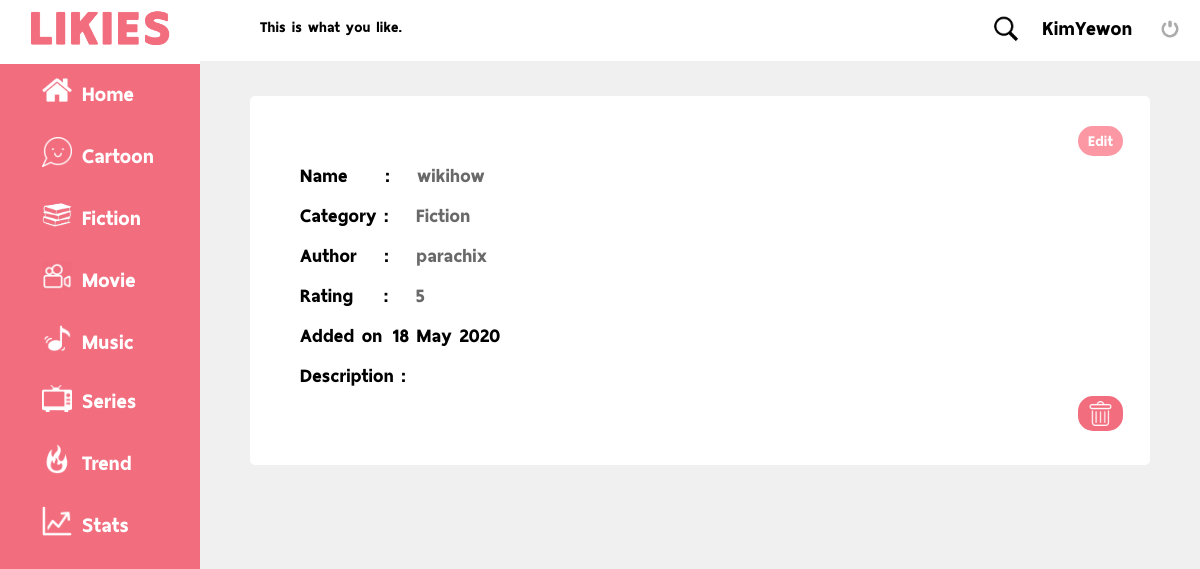
The page /LIKIES/pages.php?uid=0078&eid=0113 (signed in) on the database its author committed.
### tables this page shows
CREATE TABLE `record` (
  `U_ID` int(4) UNSIGNED ZEROFILL NOT NULL,
  `E_ID` int(4) UNSIGNED ZEROFILL NOT NULL,
  `E_date` date NOT NULL,
  `E_detail` varchar(500) DEFAULT NULL,
  `E_pic` varchar(500) DEFAULT NULL,
  `E_rating` int(1) NOT NULL
);

CREATE TABLE `entertainment` (
  `E_ID` int(4) UNSIGNED ZEROFILL NOT NULL,
  `E_name` varchar(100) NOT NULL,
  `C_name` varchar(10) NOT NULL
);

CREATE TABLE `create_by` (
  `E_ID` int(4) UNSIGNED ZEROFILL NOT NULL,
  `C_name` varchar(10) NOT NULL,
  `E_creator` varchar(50) DEFAULT NULL
);

### LIKIES/pages.php (the view, shortened to what this page needs)
<?php
    include('server.php');
?>
<!DOCTYPE html>
<html lang="en">
<head>
    <link rel="stylesheet" href="stylesheet\index.css">
</head>
<body>
    <div class="main">
    <div class="upperbar">
            <div class="logo">
                <a href="index.php">
                    <img alt="logo" src="img/logofix.png" width="140px" >
                </a>
            </div>
            <div class="searchbtn">
                <a href="search.php">
                    <img src="icon/search-black.png" width="28px" >
                </a>
            </div>
            <?php if(isset($_SESSION['username'])) :?>
                <a href="index.php"><strong><?php echo $_SESSION['username'];?></strong> </a>
                <a href="index.php?logout='1'"> <img alt="logout" src="icon/log-out.png" width="20px" style="padding: 0;top: 4px; position: relative;padding-right: 10px;"> </a>
            <?php endif ?>
        </div>
        <div class="page_info">
            <p>This is what you like.</p>
        </div>
        <?php
            if( (isset($_GET['eid'])) and (isset($_GET['uid']))){
                $e_id = $_GET['eid'];
                $u_id = $_GET['uid'];
                $select_r = "SELECT record.* , entertainment.E_name, entertainment.C_name
                                FROM entertainment
                                INNER JOIN record
                                ON record.E_ID = entertainment.E_ID  AND record.U_ID = '$u_id'
                                WHERE record.E_ID = '$e_id' AND record.U_ID = '$u_id'";
                $run_r = mysqli_query($conn, $select_r);
                if($row = mysqli_fetch_array($run_r)){
                    $post_date = $row['E_date'];
                    $post_rating = $row['E_rating'];
                    $post_detail = $row['E_detail'];
                    $post_E_name = $row['E_name'];
                    $post_category = $row['C_name'];
                    if($post_category == 'Fiction' or $post_category == 'Music'){
                        $select_adt = "SELECT create_by.E_ID, create_by.E_creator, entertainment.E_name
                                        FROM create_by
                                        INNER JOIN entertainment
                                        ON create_by.E_ID = entertainment.E_ID
                                        WHERE entertainment.E_ID = '$e_id'";
                        $run_adt = mysqli_query($conn, $select_adt);
                        if($nrow = mysqli_fetch_array($run_adt)){
                            $post_E_creator = $nrow['E_creator'];
                        }
                        else echo "can't fetch array from create_by";
                    }
                }
                else{
                    echo "can't fetch record table";
                }
        ?>
        <div class="full-block">
            <form action="edit_page.php?uid=<?php echo $u_id; ?>&eid=<?php echo $e_id; ?>" method="post" onsubmit="return confirm('Are you sure you want to edit this?');">
                <button type="submit" name="edit-btn" class="edit-btn">Edit</button>
            </form>
            <span style="color: black; word-spacing: 30px"> Name :</span> <span style="margin-left: 0"><?php echo $post_E_name; ?></span><br>
            <span style="color: black">Category :</span> <span style="margin-left: 0"><?php echo $post_category; ?></span><br>
            <?php
                if($post_category == 'Fiction'){
                    echo '<span style="color: black; word-spacing: 20px">Author :</span> <span style="margin-left: 0"> '.$post_E_creator.'</span><br>';
                }
            ?>
            <span style="color: black; word-spacing: 23px">Rating :</span> <span style="margin-left: 0"><?php echo $post_rating; ?></span><br>
            <span style="color: black">Added on</span><span style="margin-left: -10px; color: black"><?php echo date("d F Y", strtotime("$post_date")); ?></span><br>
            <span style="color: black">Description :</span> <span style="margin-left: 0"><?php echo $post_detail; ?></span>
            <form action="delete_db.php?uid=<?php echo $u_id; ?>&eid=<?php echo $e_id; ?>" method="post" onsubmit="return confirm('Are you sure you want to delete this?');">
                <button type="submit" name="del-btn" class="del-btn"><img src="icon\trash-white.png"></img></button>
            </form>
        </div>
    <?php
        }
    ?>
    </div>
    <div class=sidenav>
        <a href="index.php"><img src="icon/home.png" width="30px">Home</a><br>
        <a href="cartoon.php"><img src="icon/cartoon.png" width="30px">Cartoon</a> <br>
        <a href="fiction.php"><img src="icon/fiction.png" width="30px">Fiction</a> <br>
        <a href="movie.php"><img src="icon/movie.png" width="30px">Movie</a> <br>
        <a href="music.php"><img src="icon/music.png" width="30px">Music</a> <br>
        <a href="series.php"><img src="icon/series.png" width="30px">Series</a> <br>
        <a href="trend.php"><img src="icon/fire.png" width="30px">Trend</a>
        <a href="stats.php"><img src="icon/stat.png" width="30px">Stats</a>
    </div>
</body>
</html>

### LIKIES/stylesheet/index.css (style rules this page uses)
html { background-color: #f0f0f0; background-size: cover; height: 100%; overflow: auto; }
* { font-family: 'ThaiSansNeue-Black' !important; margin: 0; padding: 0; }
.main a { color: #a1a1a1; text-decoration: none; }
.sidenav { height: 100%; width: 200px; position: fixed; z-index: 1; top: 0; left: 0; background-color: #f26d7e; padding-top: 60px; display: block; }
.sidenav a { width: 115px; padding: 11px 42px; text-decoration: none; font-size: 25px; color: white; display: inline-block; }
.sidenav img { top: 4px; position: relative; padding-right: 10px; }
.main { margin-left: 200px; font-size: 25px; }
.logo { background-color: white; padding: 10px 20px 9px 20px ; margin: 0; position: fixed; float: left; z-index: 2; top: 0px; left: 0px; }
.upperbar { padding-top: 12px; padding-bottom: 16px; margin-bottom: 30px; width: 100%; background-color: white; z-index: 8; text-align: right; }
.upperbar a { font-size: x-large; padding: 10px; color: black; }
.page_info { position: absolute; margin-left: 60px; z-index: 4; font-size: large; top: 15px; }
.searchbtn { position: absolute; display: inline-block; right: 170px; top: 15px; }
::placeholder { color: #a6a6a6; }
.full-block { font-size: 23px; margin: 35px 50px 0 50px; padding: 30px 30px 30px 30px; text-align: left; background-color: white; border-radius: 5px; display: block; position: relative; }
.full-block img { margin: 0; max-height: 280px; max-width: 400px; width: 40%; float: left; border: solid #a6a6a6; border-width: 2px; border-radius: 15px; display: block; box-sizing: border-box; }
.full-block span { color: #696969; box-sizing: border-box; width: auto; padding: 0; margin: 5px 20px; display: inline-block; }
.del-btn { margin-left: 95%; height: 35px; width: 45px; padding: 5px 10px; border: none; border-radius: 15px; background-color: #f26d7e; align-items: right; box-sizing: border-box; display: inline-block; cursor: pointer; }
.del-btn img { padding: 0; margin: 0; border-radius: 0; border: none; height: 100%; width: 100%; }
.edit-btn { font-size: large; color: white; margin-left: 95%; height: 30px; width: 45px; padding: 0px 0px; border: none; border-radius: 15px; background-color: #fc97a4; align-items: right; box-sizing: border-box; display: block; cursor: pointer; }

### rows shown on the page
record: E_ID.E_name "wikihow", E_ID.C_name "Fiction", E_rating "5", E_date "18 May 2020"
create_by: E_creator "parachix"

### other values the page prints
$_SESSION['username'] "KimYewon"
